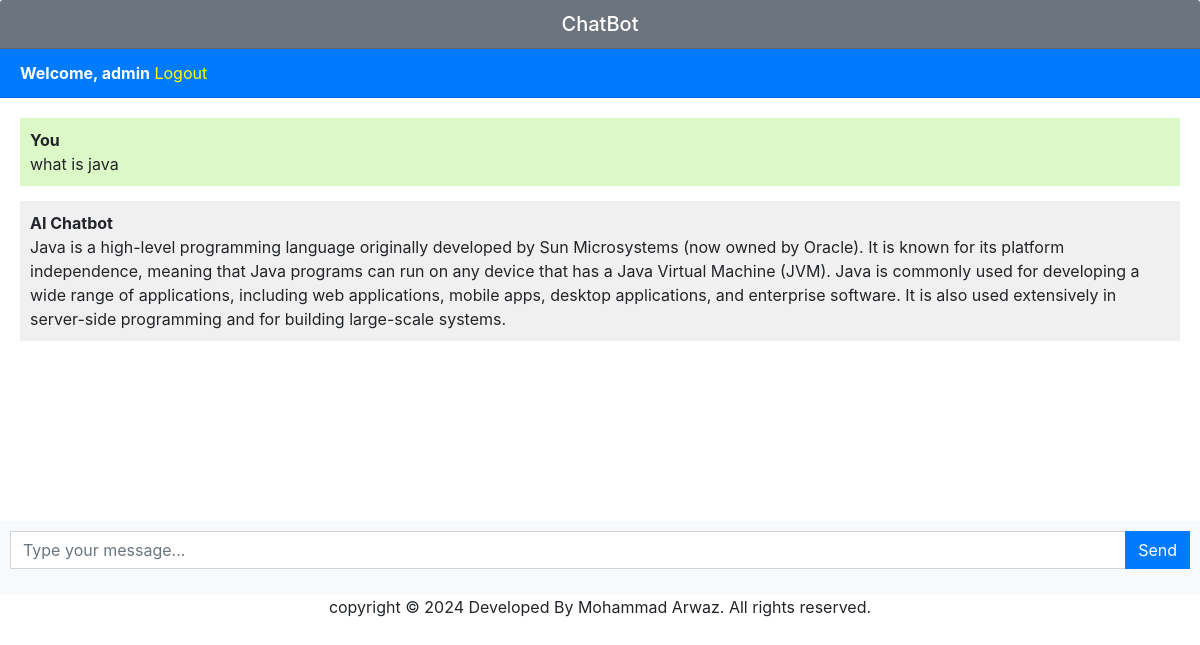
Before: / (signed in) with the older database file.
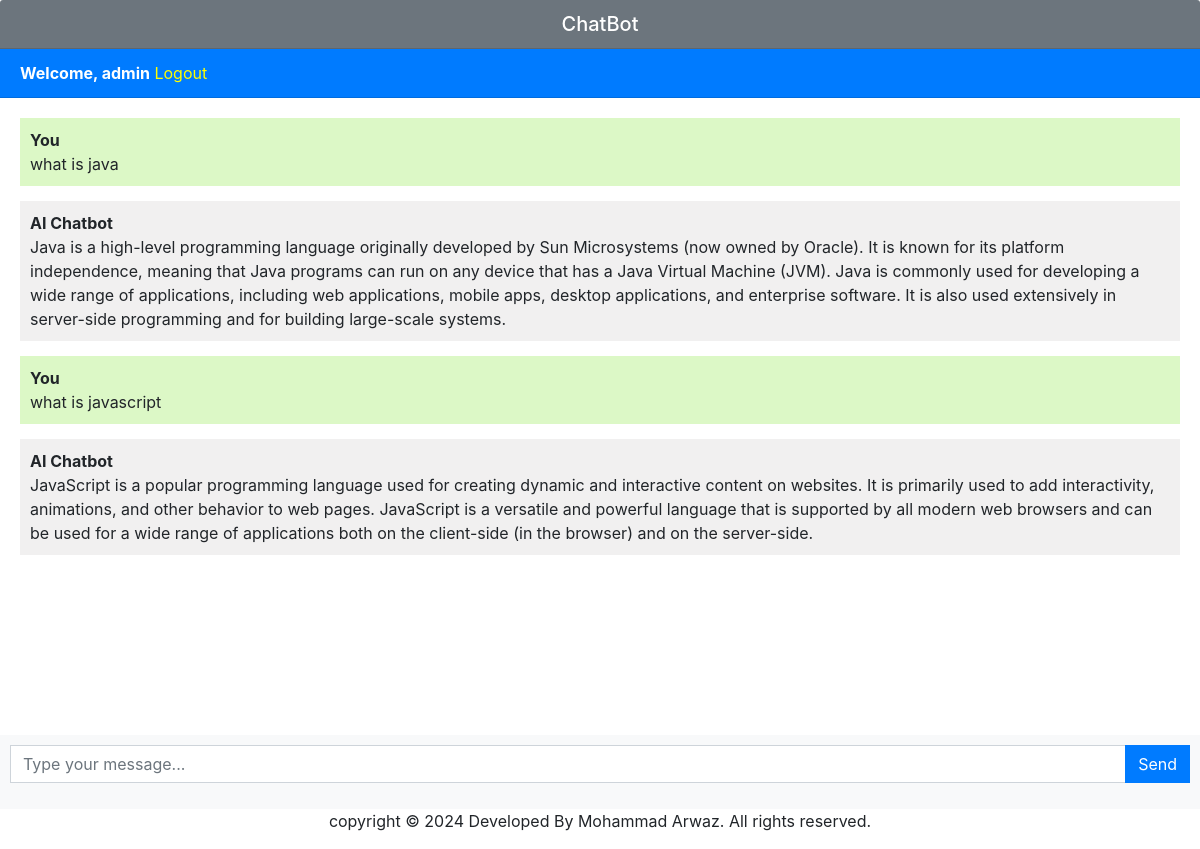
After: the same page with the newer database file.
### app/models.py (models this page shows, shortened)
class Chat(models.Model):
    user = models.ForeignKey(User, on_delete=models.CASCADE)
    message = models.TextField()
    response = models.TextField()
    created_at = models.DateTimeField(auto_now_add=True)

### app/views.py (the view)
# urls.py: path('', views.chatbot, name='chatbot'),
def chatbot(request):
    chats = Chat.objects.filter(user=request.user)
    if request.method == 'POST':
        message = request.POST.get('message')
        response = ask_openai(message)
        chat = Chat(user=request.user, message=message, response=response, created_at=timezone.now())
        chat.save()
        return JsonResponse({'message': message, 'response': response})
    return render(request, 'chatbot.html', {'chats': chats})

### templates/chatbot.html (shortened to what this page needs)
{% extends 'base.html' %}  {% block content %}
<div class="chat-container">
  <div class="card flex-grow-1">
    <h5 class="card-header bg-secondary text-white text-center">ChatBot</h5>
    {% if user.is_authenticated %}
    <div class="card-header bg-primary text-white">
      <b>Welcome, {{user.username}}</b>
      <a style="color: yellow" href="logout">Logout</a>
    </div>
    {% else %}
    <div class="card-header bg-primary text-white">
      <a style="color: yellow" href="login">Login</a>
      <a style="color: yellow" href="register">Register</a>
    </div>
    {% endif %}
    <div class="card-body messages-box">
      <ul class="list-unstyled messages-list">
        {% for chat in chats %} {% if chat.user == request.user %}
        <li class="message sent">
          <div class="message-text">
            <div class="message-sender">
              <b>You</b>
            </div>
            <div class="message-content">{{chat.message}}</div>
          </div>
        </li>
        <li class="message received">
          <div class="message-text">
            <div class="message-sender">
              <b>AI Chatbot</b>
            </div>
            <div class="message-content">{{chat.response}}</div>
          </div>
        </li>
        {% endif %} {% endfor %}
      </ul>
    </div>
    <br /><br />
    <br /><br />
    <br /><br />
  </div>
  <form class="message-form">
    <div class="input-group">
      <input
        type="text"
        class="form-control message-input"
        placeholder="Type your message..."
      />
      <div class="input-group-append">
        <button type="submit" class="btn btn-primary btn-send">Send</button>
      </div>
    </div>
  </form>
</div>
<p class="footer">
  copyright &copy; 2024 Developed By Mohammad Arwaz. All rights reserved.
</p>
{% endblock %}

Changed rows visible on the page:
added Chat: message "what is javascript", response "JavaScript is a popular programming language used for creating dynamic and interactive content on websites. It is primarily used to add interactivity, animations, and other behavior to web pages. JavaScript is a versatile and powerful language that is supported by all modern web browsers and can be used for a wide range of applications both on the client-side (in the browser) and on the server-side."
